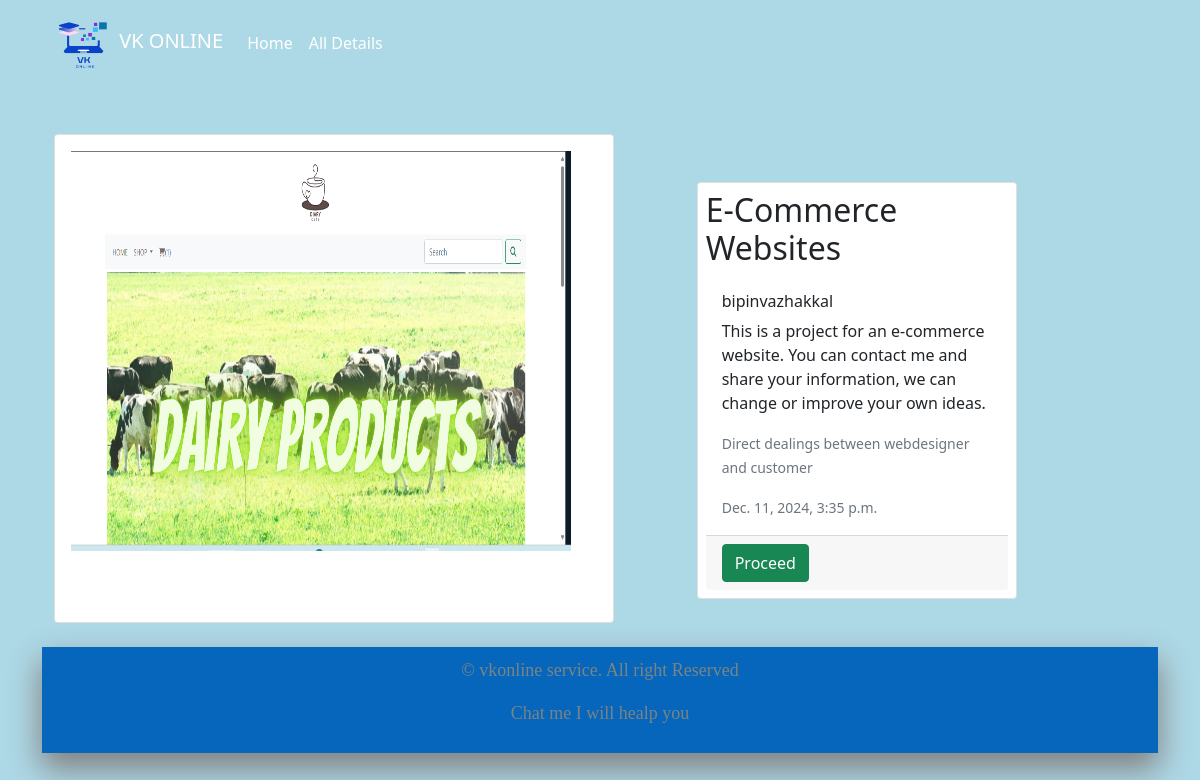
Page /my_detail/1/ on the committed database.
### vkapp/models.py (models this page shows, shortened)
class Web_Project(models.Model):
    title=models.CharField(max_length=250,unique=True)
    img=models.ImageField(upload_to='images',blank=True)
    contacts=models.TextField(max_length=500)
    description=models.TextField(blank=True)
    mode=models.CharField(max_length=250)
    date = models.DateTimeField(null=True)

### vkapp/views.py (the view)
# urls.py: path('my_detail/<int:id>/',views.my_detail,name='my_detail')
def my_detail(request,id):
    all_detail=Web_Project.objects.filter(id=id)
    return render(request,'my_detail.html',{'all_detail':all_detail})

### templates/my_detail.html (shortened to what this page needs)
{% extends 'base2.html' %}
{% load static %}
{% block content %}
<div class="container my_card ">
    <div class="row mt-5 my_card">
        <div class="col-md-3 my_card ">
                   {% for i in all_detail %}
        <div class="my_card">
            <div class="card md-4" style="width: 35rem;">
            <div class="card-body">
                <img src="{{i.img.url}}" height="400px"width="500px">
            </div>
        </div>
        <div class="col-md-4 mt-4 p-4">
           <div class="card md-3-mt-2 p-2 .lead"style="width: 20rem;">
            <div class="card-head .lead">
                <h2 class="card-head .lead">{{ i.title}}</h2>
            </div>
            <div class="card-body">
                <h6 class="card-text">{{i.contacts}}</h6>
                <p class="card-text">{{i.description}}</p>
                <p class="card-text"><small class="text-muted">{{i.mode}}</small>
                <p class="card-text"><small class="text-muted">{{i.date}}</small>
            </div>
            <div class="card-footer">
            <a href="{% url 'vkapp:add' %}">
                <button type="button" class="btn btn-success">Proceed</button>
                 </a>
            </div>
        </div>
        </div>
</div>
 {% endfor %}
</div>
</div>
</div>
{% endblock %}

### static/css/style.css (style rules this page uses)
body { background-color: lightblue; }
.my_card { display: flex; justify-content: space-between; }

### rows in the picture
Web_Project: img (picture), title "E-Commerce Websites", contacts "bipinvazhakkal", description "This is a project for an e-commerce website. You can contact me and share your information, we can change or improve your own ideas.", mode "Direct dealings between webdesigner and customer", date "Dec. 11, 2024, 3:35 p.m."
